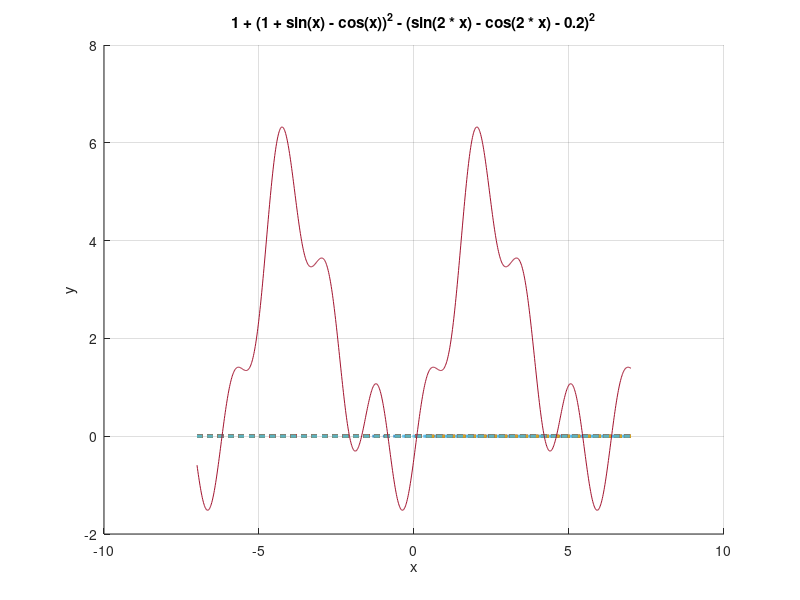

The MATLAB source for this figure: (Note: this script raises an error after producing the figure.)
fun = @(x) 1 + (1 + sin(x) - cos(x)).^2 - (sin(2 .* x) - cos(2 .* x) - 0.2).^2;

x = linspace(-7, 7, 1000);
y = 1 + (1 + sin(x) - cos(x)).^2 - (sin(2 .* x) - cos(2 .*x) - 0.2).^2;

hold on
grid on
title("1 + (1 + sin(x) - cos(x))^2 - (sin(2 * x) - cos(2 * x) - 0.2)^2");
xlabel('x');
ylabel('y');
plot(x, zeros(1000), '--', 'linewidth', 2);
plot(x, y);

z = ginput(2);
plot(z(1,1), fun(z(1,1)), 'g*', z(2,1), fun(z(2,1)), 'g*');

left = z(1,1);
right = z(2,1);
eps = 1e-14;

for iter = 1 : 1000
    mid = (left + right) / 2;
    plot(mid, fun(mid), 'b*');
    if fun(left) > 0 && fun(right) > 0 && fun(mid) > 0
        break;
    end
    if fun(left) < 0 && fun(right) < 0 && fun(mid) < 0
        break;
    end
    if(abs(fun(mid)) < eps)
        plot(mid, fun(mid), 'r*');
        break;
    end
    if fun(left) * fun(mid) > 0
        left = mid;
    end
    if fun(right) * fun(mid) > 0
        right = mid;
    end
end